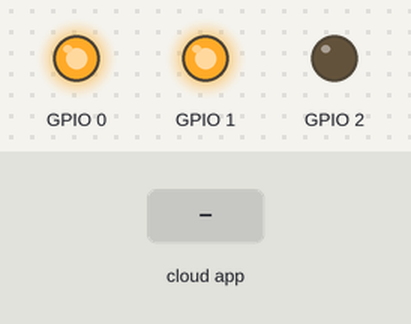
Bench run of a sketch on a simulated ESP8266 (NodeMCU). Parts: output pins drawn as LEDs (lit = HIGH). The inputs (shaded band) are chosen by the test bench.

Above: at 2.7 s.
2.8 s: the phone or cloud app sets 5 to 0
At 3.8 s:
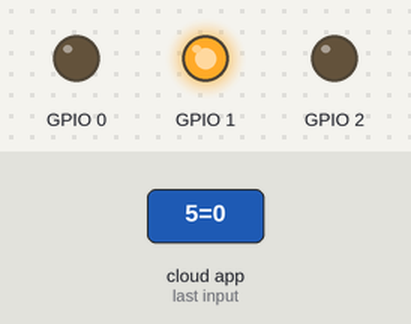
5.0 s: the phone or cloud app sets 6 to 0
At 6.5 s:
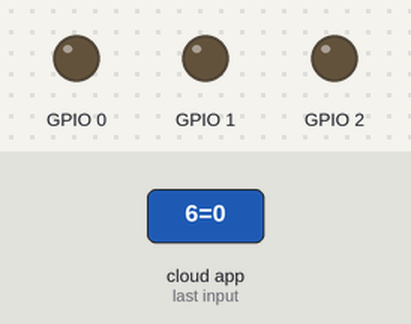
7.0 s: the phone or cloud app sets 8 to 0
At 8.1 s:
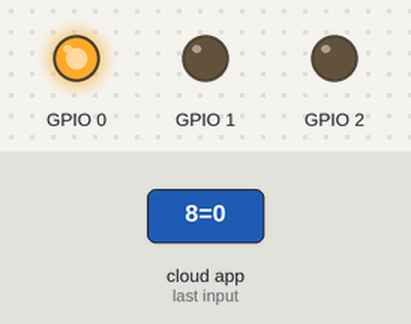
9.0 s: the phone or cloud app sets 8 to 1
At 10.7 s:
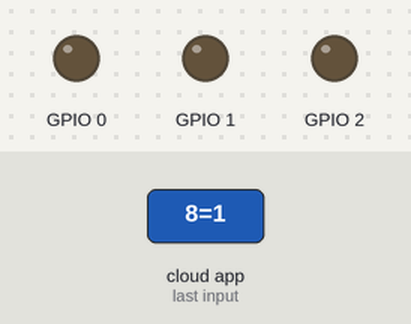
11.0 s: the phone or cloud app sets 5 to 1
At 12.4 s:
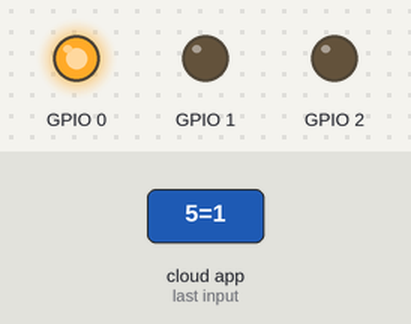
Timing chart, 0 to 14.0 s (numbered marks = the images above; inputs shaded):
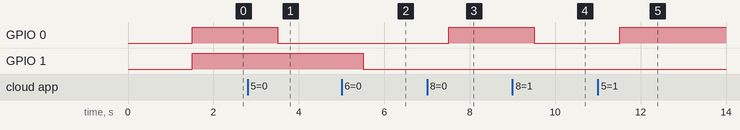

The sketch:

esp8266_BME280.ino
```cpp
#// Normand Labossiere VE2VAX / VA2NQ SEPT-2018
#include <CayenneMQTTESP8266.h>
#define CAYENNE_DEBUG
#define CAYENNE_PRINT serial

#include <Wire.h>

#include <Adafruit_BME280.h> //sensor library Adafruit or other


char ssid[] = "BELLxxx";
char wifiPassword[] = "passw0rd";

char username[] = "xxxxxxxxx-xxxxxxxxxx-xxxxxxxxxxx";
char password[] = "xxxxxxxxx-xxxxxxxx-xxxxxxxxx";
char clientID[] = "xxxxxxxxxx-xxxxxxxxxxx-xxxxxxxxx";

// Virtual Pins of the BME280 widget.
#define TEMPERATURE_PIN V0
#define BAROMETER_PIN V1
#define HUMIDITY_PIN V2

Adafruit_BME280 bme; //Create an instance of the sensor


void setup()
{
  // put your setup code here, to run once:
  Cayenne.begin(username, password, clientID, ssid, wifiPassword);
  pinMode(2, OUTPUT);
  digitalWrite(2, LOW);
  pinMode(0, OUTPUT);
  digitalWrite(0, HIGH);
  pinMode(1, OUTPUT);
  digitalWrite(1, HIGH);
 // ne pas utiliser pin4 , pin 5  ,
 // elles sont utiliser pour I2C
 // pin2 = led bleu ,running ok, connected to wifi
  bme.begin();
}

void loop() {
  // put your main code here, to run repeatedly:
  Cayenne.loop();

}
CAYENNE_IN(5)
{
  int currentValue = getValue.asInt();
  if (currentValue == 1)
  {
    //do whatever you want when you turn on the button on cayenne dashboard
    digitalWrite(0, HIGH);
  }
  else
  {
    //do whatever you want when you turn off the button on cayenne dashboard
    digitalWrite(0, LOW);
  }
}
CAYENNE_IN(6)
{
  int currentValue = getValue.asInt();
  if (currentValue == 1)
  {
    //do whatever you want when you turn on the button on cayenne dashboard
    digitalWrite(1, HIGH);
  }
  else
  {
    //do whatever you want when you turn off the button on cayenne dashboard
    digitalWrite(1, LOW);
  }
}
CAYENNE_IN(7)
{
  int currentValue = getValue.asInt();
  if (currentValue == 1)
  {
    //do whatever you want when you turn on the button on cayenne dashboard
    digitalWrite(5, HIGH);
  }
  else
  {
    //do whatever you want when you turn off the button on cayenne dashboard
    digitalWrite(5, LOW);
  }
}
CAYENNE_IN(8)
{
  int currentValue = getValue.asInt();
  if (currentValue == 1)
  {
    //do whatever you want when you turn on the button on cayenne dashboard
    digitalWrite(0, LOW);
  }
  else
  {
    //do whatever you want when you turn off the button on cayenne dashboard
    digitalWrite(0, HIGH);
  }
}
// These functions are called when the Cayenne widget requests data for the Virtual Pin.
CAYENNE_OUT(V0)
{
  // Send the Temperature value to Cayenne
  Cayenne.virtualWrite(V0, bme.readTemperature());
}

CAYENNE_OUT(V1)
{
  // Send the Pressure value to Cayenne
  Cayenne.virtualWrite(V1, bme.readPressure());
}

CAYENNE_OUT(V2)
{
  // Send the Humidity value to Cayenne
  Cayenne.virtualWrite(V2, bme.readHumidity());
}
```

Measured:
- after the input at 2.8 s, GPIO 0: HIGH → LOW after 0.70 s
- after the input at 5.0 s, GPIO 1: HIGH → LOW after 0.51 s
- after the input at 7.0 s, GPIO 0: LOW → HIGH after 0.51 s
- after the input at 9.0 s, GPIO 0: HIGH → LOW after 0.51 s
- after the input at 11.0 s, GPIO 0: LOW → HIGH after 0.51 s
